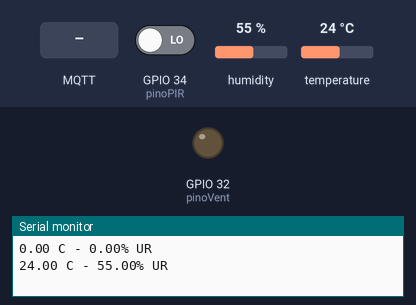
Simulated run of this sketch. Board: ESP32. Shown: output pins drawn as LEDs (lit = HIGH), the last lines printed to the serial monitor. Inputs (shaded band) come from the test bench; at power-on: GPIO 34 (pinoPIR) LOW, humidity 55 %, temperature 24 °C. WiFi joins after 1.5 s; servers stay silent unless stated; random numbers use the default seed unless the sketch sets one; no MQTT or app messages arrive unless stated.

Above: at 2.8 s.
2.9 s: MQTT message "on" arrives on the first subscribed topic
At 3.7 s:
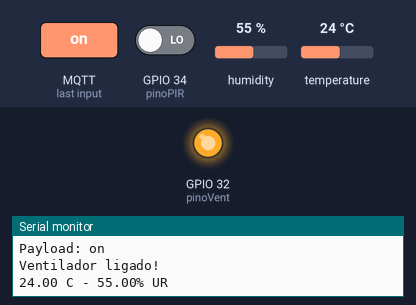
6.2 s: MQTT message "off" arrives on the first subscribed topic
At 7.0 s:
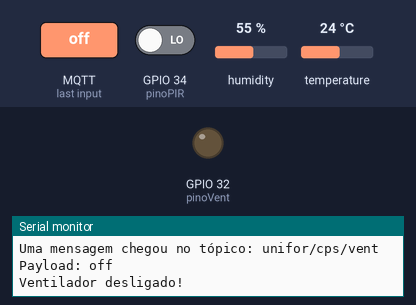
Timing chart, 0 to 9.2 s (numbered marks = the images above; inputs shaded):
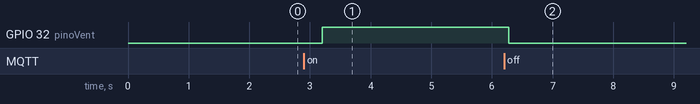

Measured:
- after the input at 2.9 s, GPIO 32 (pinoVent): LOW → HIGH after 0.30 s
- after the input at 6.2 s, GPIO 32 (pinoVent): HIGH → LOW after 0.07 s

The sketch:

sketch_nov17a.ino
```cpp
#include "DHT.h"
#include <WiFi.h>
#include <PubSubClient.h>

const char* ssid = "iPhone de Bruno";
const char* password = "bmatos5258";
const char* mqttServer = "broker.hivemq.com";
const int mqttPort = 1883;
const char* mqttUser = "";
const char* mqttPassword = "";

int pinoDHT = 33;
int pinoVent = 32;
int pinoPIR = 34;

float temp, umid;
int tempoDHT = 0;
int movimento;
bool modoManual = false;

String estadoVent = "off";
String estadoAnterior = "off"; // variável para guardar o estado anterior do ventilador

DHT dht(pinoDHT, DHT11);
WiFiClient espClient;
PubSubClient clientMqtt(espClient);

void setup() {
    pinMode(pinoVent, OUTPUT);
    pinMode(pinoPIR, INPUT);
    Serial.begin(9600);
    dht.begin();
    WiFi.begin(ssid, password);
    while (WiFi.status() != WL_CONNECTED) {
        delay(500);
        Serial.print("Tentando se conectar na rede: ");
        Serial.println(ssid);
    }
    Serial.println("Conectado na Rede WiFi.");
    Serial.print("IP address: ");
    Serial.println(WiFi.localIP());
    clientMqtt.setServer(mqttServer, mqttPort);
    clientMqtt.setCallback(callback);
    while (!clientMqtt.connected()) {
        Serial.println("Conectando ao Broker MQTT...");
        String clientId = "ESP32Client_" + String(random(0xffff), HEX);
        Serial.println("clientId = " + clientId);
        if (clientMqtt.connect(clientId.c_str(), mqttUser, mqttPassword )) {
            Serial.println("O cliente " + clientId + " foi conectado com sucesso");
            clientMqtt.subscribe("unifor/cps/vent");
        } else {
            int clientState = clientMqtt.state();
            Serial.print("Falha ao se conectar. ");
            Serial.println("Estado do cliente: " + (String) clientState);
            delay(2000);
        }
    }
}

void callback(char* topic, unsigned char* payload, unsigned int length) {
    String strTopic = String(topic);
    String strPayload = "";
    for (int i = 0; i < length; i++) {
        strPayload += (char)payload[i];
    }
    Serial.print("Uma mensagem chegou no tópico: ");
    Serial.println(strTopic);
    Serial.print("Payload: ");
    Serial.println(strPayload);
    if( strTopic == "unifor/cps/vent") {
        if(strPayload == "on") {
            digitalWrite(pinoVent, HIGH);
            Serial.println("Ventilador ligado!");
            modoManual = true;
            estadoVent = "on";
        } else if(strPayload == "off") {
            digitalWrite(pinoVent, LOW);
            Serial.println("Ventilador desligado!");
            modoManual = false;
            estadoVent = "off";
            delay(6000);
        }
    }
}

void loop() {
    clientMqtt.loop();
    int tempoAtual = millis();
    if(tempoAtual - tempoDHT >= 2000) {
        temp = dht.readTemperature();
        umid = dht.readHumidity();
        tempoDHT = tempoAtual;
    }
    if(isnan(temp) || isnan(umid)) {
        Serial.println("Falha na Leitura do sensor");
    } else {
        Serial.print(temp);
        Serial.print(" C - ");
        Serial.print(umid);
        Serial.println("% UR");
    }
    String payload = (String) temp;
    clientMqtt.publish("unifor/cps/temp", payload.c_str());
    payload = (String) umid;
    clientMqtt.publish("unifor/cps/umid", payload.c_str());
    movimento = digitalRead(pinoPIR);
    payload = String(movimento);
    clientMqtt.publish("unifor/cps/pir", payload.c_str());
    if(!modoManual) {
        if(temp > 25 && umid < 80 && movimento == HIGH) {
            digitalWrite(pinoVent, HIGH);
            Serial.println("Ventilador ligado!");
            estadoVent = "on";
        }
    } else {
        estadoVent = estadoAnterior; // mantém o estado do ventilador igual ao anterior
    }
    if(estadoVent != estadoAnterior) { // só publica o estado do ventilador se ele mudou
        clientMqtt.publish("unifor/cps/vent", estadoVent.c_str());
        estadoAnterior = estadoVent;
    }
    delay(750);
}
```
